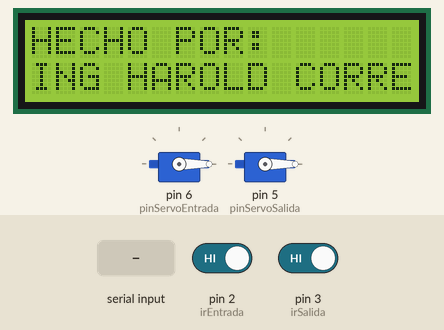
Bench run of a sketch on a simulated Arduino Mega 2560, built with avr-gcc and run on an emulated ATmega2560. Shown: 2 × servo, 16×2 character LCD. The test bench sets the inputs (shaded band); at power-on: pin 2 (irEntrada) HIGH, pin 3 (irSalida) HIGH.

Above: at 2.6 s.
6.8 s: "YESID\n" received over Serial
At 7.4 s:
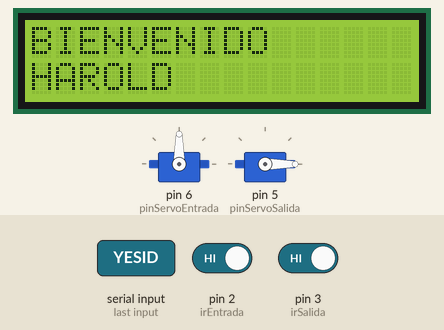
11.4 s: pin 2 (irEntrada) driven LOW and pin 3 (irSalida) driven LOW
14.4 s: "LLENO\n" received over Serial
At 16.1 s:
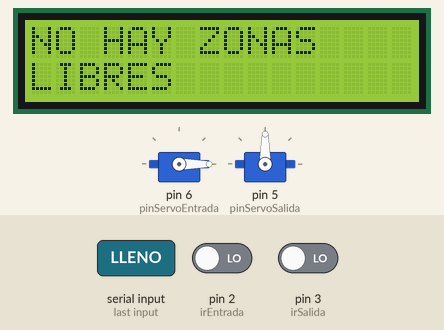
16.4 s: "1\n" received over Serial
At 18.8 s:
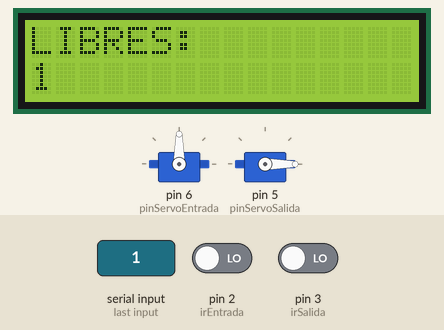
19.4 s: pin 3 (irSalida) driven HIGH
At 22.1 s:
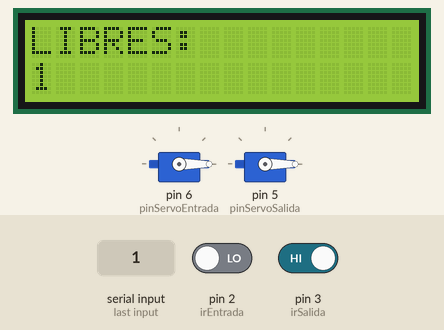
22.4 s: pin 3 (irSalida) driven LOW
At 23.4 s:
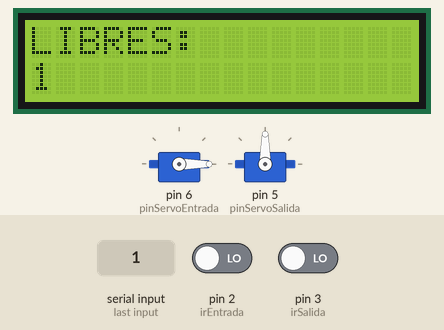
Timing chart, 0 to 25.0 s (numbered marks = the images above; inputs shaded):
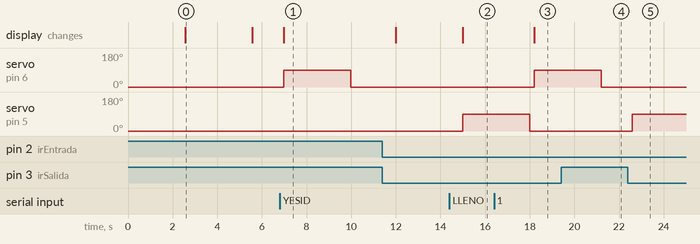

The sketch:

arduino_mega.ino
```cpp
#include <Servo.h>
// Librería para controlar servomotores

#include <LiquidCrystal.h>
// Librería para pantalla LCD 16x2

// ================= LCD ==================

LiquidCrystal lcd(7,8,9,10,11,12);

/*
Conexiones LCD:

RS -> pin 7
E  -> pin 8
D4 -> pin 9
D5 -> pin 10
D6 -> pin 11
D7 -> pin 12
*/

// ================= SERVOS ==================

Servo servoEntrada;
// Objeto servo entrada

Servo servoSalida;
// Objeto servo salida

int pinServoEntrada = 6;
// Pin servo entrada

int pinServoSalida  = 5;
// Pin servo salida

// ================= SENSORES IR ==================

int irEntrada = 2;
// Sensor IR entrada

int irSalida  = 3;
// Sensor IR salida

// ================= VARIABLES ==================

bool parqueaderoLleno = false;
// Guarda si el parqueadero está lleno

String dato = "";
// Guarda datos recibidos desde Python

unsigned long ultimoEntrada = 0;
// Guarda último tiempo apertura entrada

unsigned long ultimoSalida = 0;
// Guarda último tiempo apertura salida

// ================= SETUP ==================

void setup() {

  // Inicia comunicación serial
  Serial.begin(9600);

  /*
  Comunicación con Python:

  Python -> Arduino Mega
  */

  // Conecta servo entrada
  servoEntrada.attach(pinServoEntrada);

  // Conecta servo salida
  servoSalida.attach(pinServoSalida);

  // Posición inicial servos
  servoEntrada.write(0);
  servoSalida.write(0);

  /*
  0 grados = barrera cerrada
  */

  // Configura sensores IR
  pinMode(irEntrada, INPUT);
  pinMode(irSalida, INPUT);

  // Inicia LCD 16 columnas x 2 filas
  lcd.begin(16,2);

  // Limpia pantalla
  lcd.clear();


lcd.setCursor(0,0);
lcd.print("PARQUEADERO");

lcd.setCursor(0,1);
lcd.print("INTELIGENTE");

delay(2500);

lcd.clear();

lcd.setCursor(0,0);
lcd.print("HECHO POR:");

lcd.setCursor(0,1);
lcd.print("ING HAROLD CORREA");

delay(3000);

lcd.clear();
}

// ================= LOOP PRINCIPAL ==================

void loop() {

  // ================= DATOS SERIAL ==================

  while(Serial.available()) {

    // Lee datos desde Python
    dato = Serial.readStringUntil('\n');

    // Elimina espacios y saltos línea
    dato.trim();

    // ================= PARQUEADERO LLENO ==================

    if(dato == "LLENO") {

      parqueaderoLleno = true;
    }

    // ================= RFID AUTORIZADO ==================

    else if(dato == "YESID") {

      // Limpia LCD
      lcd.clear();

      // Mensaje bienvenida
      lcd.setCursor(0,0);
      lcd.print("BIENVENIDO");

      lcd.setCursor(0,1);
      lcd.print("HAROLD");

      /*
      Cuando RFID válido:
      abre barrera entrada
      */

      servoEntrada.write(90);

      delay(3000);

      servoEntrada.write(0);

      // Espera visual mensaje
      delay(2000);

      // Limpia pantalla
      lcd.clear();

      // Mostrar módulo asignado
      lcd.setCursor(0,0);
      lcd.print("SU MODULO");

      lcd.setCursor(0,1);
      lcd.print("ES M1");

      delay(3000);
    }

    // ================= MODULOS LIBRES ==================

    else {

      // Ya no está lleno
      parqueaderoLleno = false;

      // Limpia LCD
      lcd.clear();

      // Título
      lcd.setCursor(0,0);
      lcd.print("LIBRES:");

      // Mostrar módulos enviados desde Python
      lcd.setCursor(0,1);
      lcd.print(dato);

      /*
      Ejemplo:

      M1,M4,M6
      */
    }
  }

  // ================= MENSAJE LLENO ==================

  if(parqueaderoLleno) {

    lcd.clear();

    lcd.setCursor(0,0);
    lcd.print("NO HAY ZONAS");

    lcd.setCursor(0,1);
    lcd.print("LIBRES");
  }

  // ================= ENTRADA ==================

  /*
  Si sensor IR detecta vehículo
  */

  if(digitalRead(irEntrada) == LOW &&
     millis() - ultimoEntrada > 5000) {

      /*
      LOW = detectó objeto
      */

      // Solo abrir si NO está lleno
      if(!parqueaderoLleno) {

        // Guarda tiempo actual
        ultimoEntrada = millis();

        // Abre barrera
        servoEntrada.write(90);

        delay(3000);

        // Cierra barrera
        servoEntrada.write(0);
      }
  }

  // ================= SALIDA ==================

  if(digitalRead(irSalida) == LOW &&
     millis() - ultimoSalida > 5000) {

      // Guarda tiempo
      ultimoSalida = millis();

      // Abre salida
      servoSalida.write(90);

      delay(3000);

      // Cierra salida
      servoSalida.write(0);
  }

  // Pequeña pausa estabilidad
  delay(200);
}
```

Measured:
- after the input at 6.8 s, servo on pin 6 (pinServoEntrada): 0° → 90° after 0.18 s, → 0° 3.0 s later; the display: changes after 0.18 s (image 1)
- after the input at 14.4 s, servo on pin 6 (pinServoEntrada): stays 0° (without the input it goes to 90° after 0.59 s); servo on pin 5 (pinServoSalida): 0° → 90° after 0.59 s; the display: changes after 0.59 s (image 2)
- after the input at 16.4 s, servo on pin 6 (pinServoEntrada): 0° → 90° after 1.8 s; the display: changes after 1.8 s (image 3)
- after the input at 19.4 s, servo on pin 5 (pinServoSalida): stays 0° (without the input it goes to 90° after 1.8 s)
- after the input at 22.4 s, servo on pin 6 (pinServoEntrada): stays 0° (without the input it goes to 90° after 1.0 s); servo on pin 5 (pinServoSalida): 0° → 90° after 0.20 s
- what the display in image 0 shows lasts 3.0 s, from 2.6 s to 5.6 s
